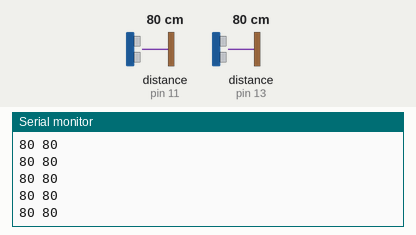
Simulated run of this sketch. Board: Arduino Uno, built with avr-gcc and run on an emulated ATmega328P. Parts: the last lines printed to the serial monitor. Inputs (shaded band) come from the test bench; at power-on: distance to the obstacle (sensors on pin 11, pin 13) 80 cm. The echo pulse lasts 58.3 µs per cm.

Above: at 2.2 s.
2.3 s: distance to the obstacle (sensor on pin 11) set to 60 cm
At 2.44 s:
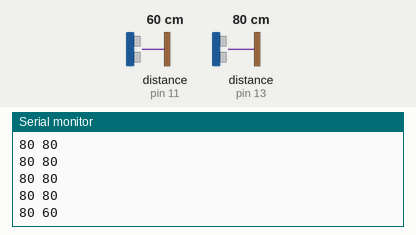
5.3 s: distance to the obstacle (sensor on pin 11) set to 18 cm
At 5.3 s:
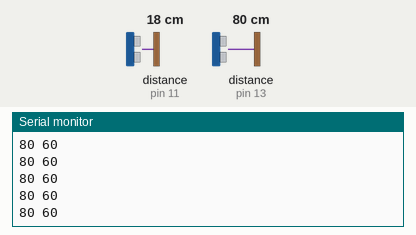
8.3 s: distance to the obstacle (sensor on pin 13) set to 2 cm
At 8.3 s:
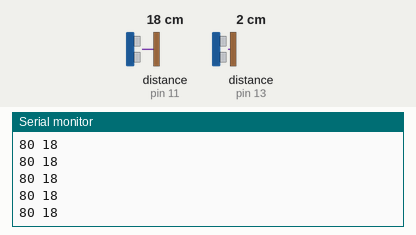
9.8 s: distance to the obstacle (sensor on pin 13) set to 4 cm
At 9.84 s:
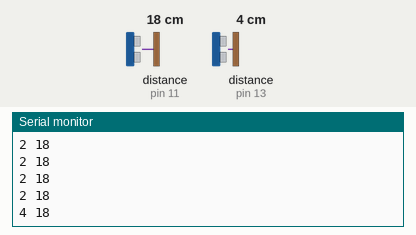
Timing chart, 0 to 12.3 s (numbered marks = the images above; inputs shaded):
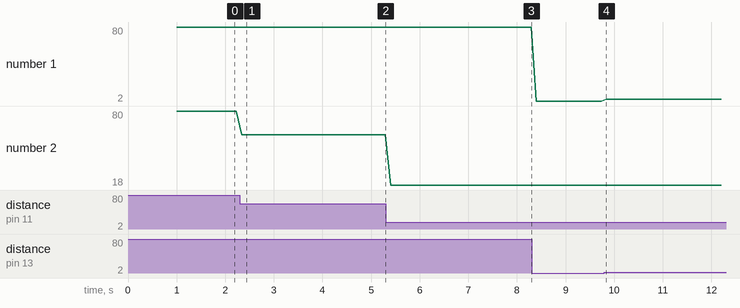

The sketch:

UltraTest.ino
```cpp
#include "Ultrasonic.h"
// one sensor - trig 12, echo 13
Ultrasonic ultra1(12, 13);
// another sensor - trig 10, echo 11
Ultrasonic ultra2(10,11);

int range1;

void setup() {
  Serial.begin(9600);
  delay(1000);
}

void loop() {
  Serial.print(ultra1.Ranging(CM));
  Serial.print(' ');
  Serial.print(ultra2.Ranging(CM));
  Serial.println(' ');
  delay(100);
}
```

Measured:
- after the input at 2.3 s, the serial monitor: prints a new line at once (image 1)
- after the input at 9.8 s, the serial monitor: prints a new line at once (image 4)
- plotted number 1: 80 → 2 after the input at 8.3 s, 2 → 4 after the input at 9.8 s
- plotted number 2: 80 → 60 after the input at 2.3 s, 60 → 18 after the input at 5.3 s
